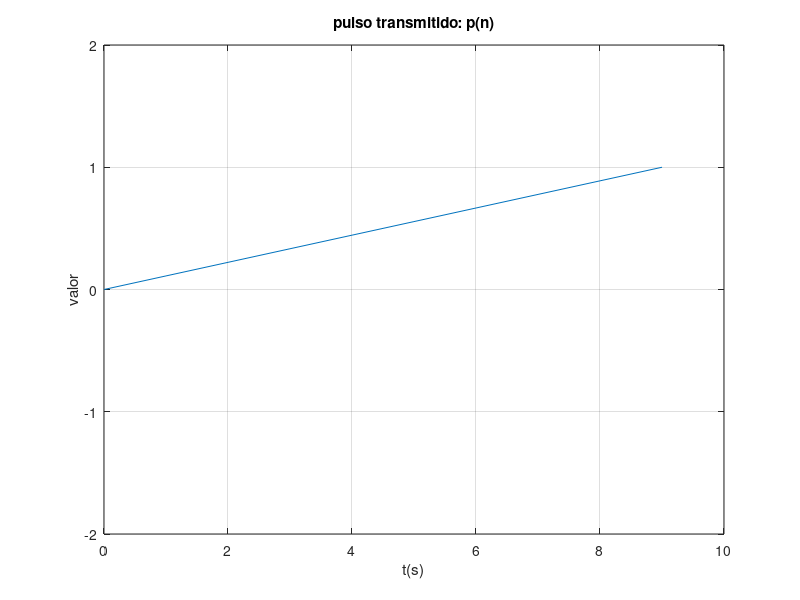
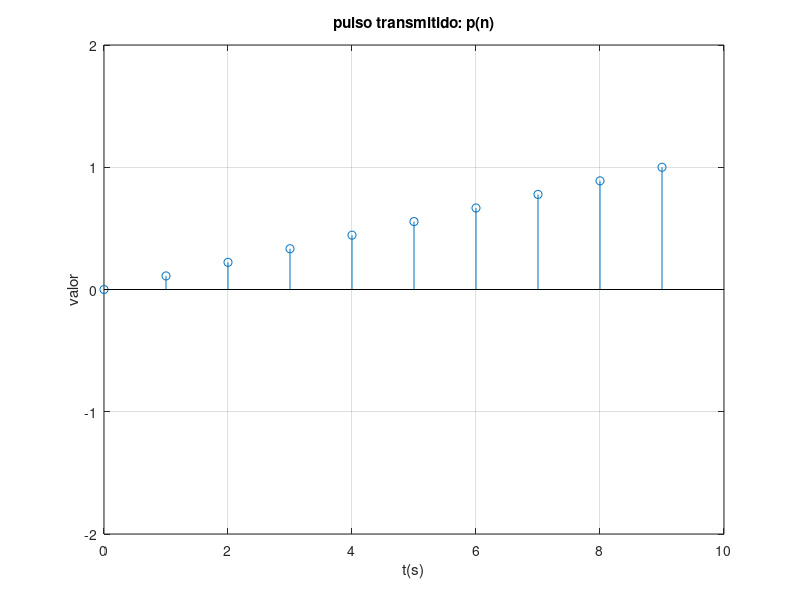
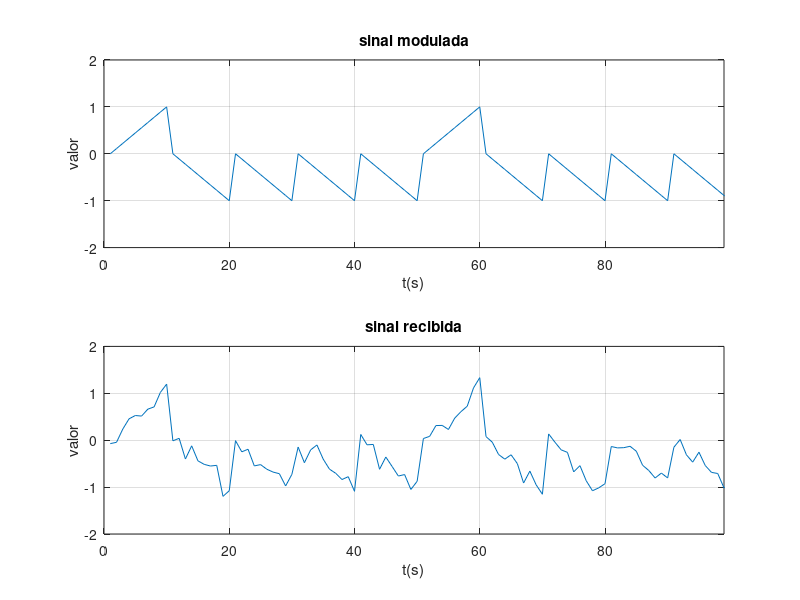

Write MATLAB code to recreate these figures, in order.
%% TRANSMISIÓN BANDA BASE

clear all;
close all;

% parámetros
N=10;     % periodo do símbolo
L=10;     % bits a mandar
EbNodB=20;  % calidade (enerxia bit / ruido (dB)
tipo = 'serra';
% rectangular
% cadrada
% manchester
% serra

% creación do pulso
n=0:N-1;
pulso = zeros (1, N);
if strcmp (tipo, 'rectangular')
    pulso (:) = 1;
elseif strcmp (tipo, 'cadrada')
    pulso (1 : N/2) = 1;
    pulso (N/2 + 1 : end) = 0;
elseif strcmp (tipo, 'manchester')
    pulso (1 :N/2) = 1;
    pulso (N/2 + 1 : end) = -1;
elseif strcmp (tipo, 'serra')
    pulso = linspace (0, 1, N);
end;

% cálculo da enerxía
Ep = sum(pulso.^2);
Eb = Ep;

% ruido
EbNo=10^(EbNodB/10);
ruido=sqrt((Eb/EbNo)/2)*randn(1,N*L);

% modulación
bits = rand(1, L) < 0.5;
% lazo que faga a seguinte asociación:
%   A > 0 -> bit = 0
%   A < 0 -> bit = 1
sinal_modular=[];
for i=1 : L
  A = 1-2*bits(i);
  sinal_modular = [sinal_modular, pulso*A];
end
sinal_recibida = sinal_modular + ruido;

% creación da señal recibida
% señal recibida (transmitida + ruido)

% probabilidade de erro
% probabilidades teórica e real

% representación gráfica
%TODO: separar e parametrizar
figure(1)
plot(n,pulso);
axis([0 N -2 2])
xlabel('t(s)')
ylabel('valor')
title('pulso transmitido: p(n)');
grid;

figure(2)
stem(n,pulso);
axis([0 N -2 2])
xlabel('t(s)')
ylabel('valor')
title('pulso transmitido: p(n)');
grid;

figure(3)
subplot(211)
plot(sinal_modular);
axis([0 N*L-1 -2 2])
xlabel('t(s)')
ylabel('valor')
title('sinal modulada');
grid;
subplot(212)
plot(sinal_recibida);
axis([0 N*L-1 -2 2])
xlabel('t(s)')
ylabel('valor')
title('sinal recibida');
grid;

waitfor(gcf)
